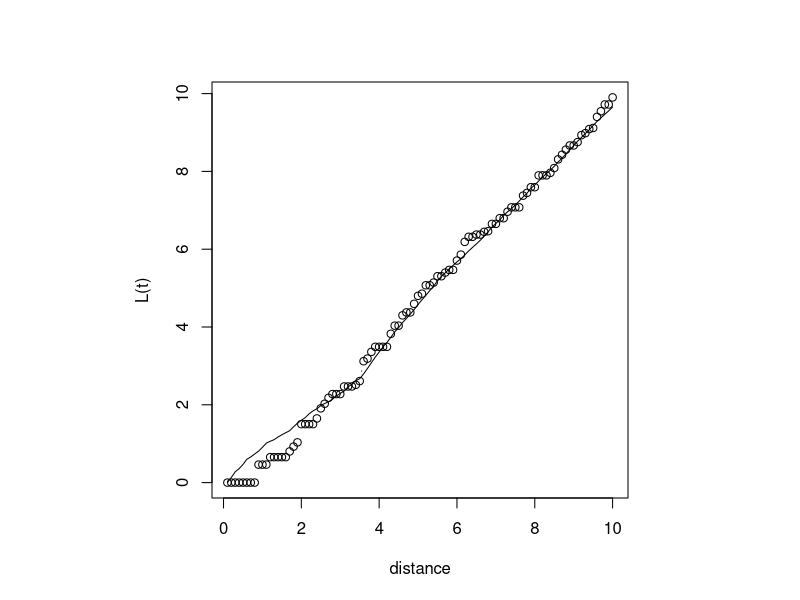

Write the R code that produced this figure.
library(spatial)


### Name: Strauss
### Title: Simulates Strauss Spatial Point Process
### Aliases: Strauss
### Keywords: spatial

### ** Examples

towns <- ppinit("towns.dat")
par(pty="s")
plot(Kfn(towns, 10), type="b", xlab="distance", ylab="L(t)")
lines(Kaver(10, 25, Strauss(69,0.5,3.5)))
